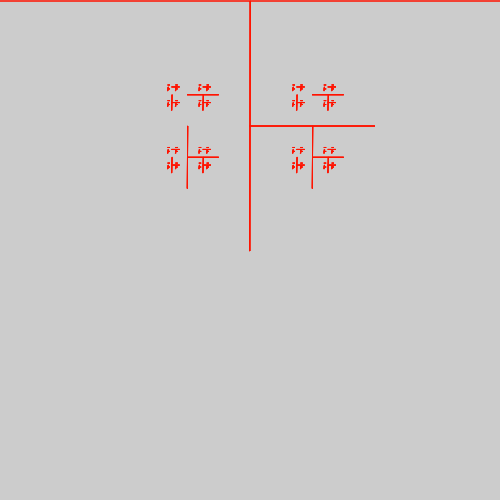
Frame 1 (no input)
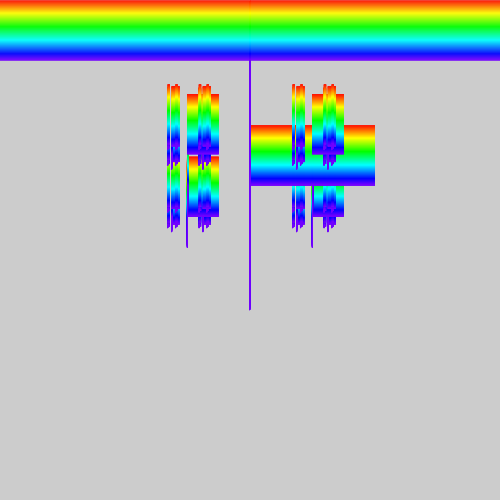
Frame 60 (no input)
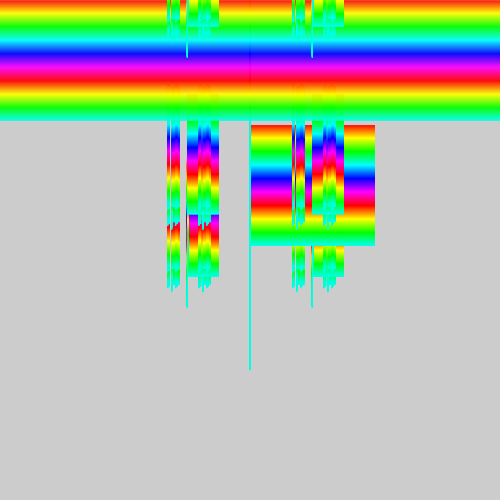
Frame 120 (the mouse pressed at the canvas centre since frame 60)

The p5.js sketch that drew these frames (run headless with seeded random() and noise() and a simulated clock; from frame 60 on, the mouse is pressed at the canvas centre):

// p5.js sketch
// ── sketch.js
// Fleur (p5.js 2.3.4 port of a #p5t Processing sketch)
// https://github.com/madparker/-p5t/blob/main/%23p5t/ArtSketch/08_15_2020/Fleur/Fleur.pde
// #p5t/ArtSketch/08_15_2020/Fleur/Fleur.pde

class L {
  constructor() {
    this.x = 0;
    this.y = 0;
    this.u = 0;
    this.s = 500;
  }
}
let l = new L();

function setup() {
  createCanvas(500, 500); // frame.setSize(500, 500) in draw()
  background(204); // Processing default background
}

function draw() {
  colorMode(HSB, 9);
  l.y++;
  l.y %= 500;
  stroke((l.y / 9) % 9, 9, 9);
  b(l);
}

function b(l) {
  if (abs(l.s + l.u) > 1) {
    rect(l.x, l.y, l.s, l.u);
    let a = new L();
    a.s = l.u / 2;
    a.u = l.s / 2;
    a.x = l.x + a.u;
    a.y = l.y + a.s;
    b(a);
    a.s *= -1;
    a.u *= -1;
    b(a);
  }
}
//#p5t

// ---- Original Processing source: #p5t/ArtSketch/08_15_2020/Fleur/Fleur.pde
/*
class L{float x,y,u,s=500;}L l=new L();

void draw(){frame.setSize(500,500);colorMode(HSB,9);l.y++;l.y%=500;stroke(l.y/9%9,9,9);b(l);}

void b(L l){if(abs(l.s+l.u)>1){rect(l.x,l.y,l.s,l.u);L a=new L();a.s=l.u/2;a.u=l.s/2;a.x=l.x+a.u;a.y=l.y+a.s;b(a);a.s*=-1;a.u*=-1;b(a);}}
//#p5t
*/
